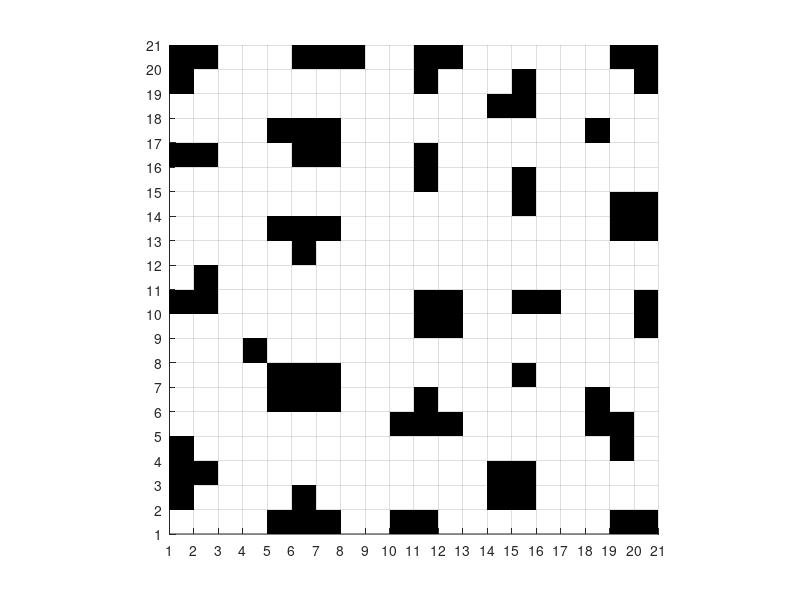

Recreate this plot in MATLAB. (Note: this script raises an error after producing the figure.)
clc;
clear;
close all;
%% -------------------- 1) Map --------------------
gridMap = [
     1 1 0 0 0 1 1 1 0 0 1 1 0 0 0 0 0 0 1 1;
     1 0 0 0 0 0 0 0 0 0 1 0 0 0 1 0 0 0 0 1;
     0 0 0 0 0 0 0 0 0 0 0 0 0 1 1 0 0 0 0 0;
     0 0 0 0 1 1 1 0 0 0 0 0 0 0 0 0 0 1 0 0;
     1 1 0 0 0 1 1 0 0 0 1 0 0 0 0 0 0 0 0 0;
     0 0 0 0 0 0 0 0 0 0 1 0 0 0 1 0 0 0 0 0;
     0 0 0 0 0 0 0 0 0 0 0 0 0 0 1 0 0 0 1 1;
     0 0 0 0 1 1 1 0 0 0 0 0 0 0 0 0 0 0 1 1;
     0 0 0 0 0 1 0 0 0 0 0 0 0 0 0 0 0 0 0 0;
     0 1 0 0 0 0 0 0 0 0 0 0 0 0 0 0 0 0 0 0;
     1 1 0 0 0 0 0 0 0 0 1 1 0 0 1 1 0 0 0 1;
     0 0 0 0 0 0 0 0 0 0 1 1 0 0 0 0 0 0 0 1;
     0 0 0 1 0 0 0 0 0 0 0 0 0 0 0 0 0 0 0 0;
     0 0 0 0 1 1 1 0 0 0 0 0 0 0 1 0 0 0 0 0;
     0 0 0 0 1 1 1 0 0 0 1 0 0 0 0 0 0 1 0 0;
     0 0 0 0 0 0 0 0 0 1 1 1 0 0 0 0 0 1 1 0;
     1 0 0 0 0 0 0 0 0 0 0 0 0 0 0 0 0 0 1 0;
     1 1 0 0 0 0 0 0 0 0 0 0 0 1 1 0 0 0 0 0;
     1 0 0 0 0 1 0 0 0 0 0 0 0 1 1 0 0 0 0 0;
     0 0 0 0 1 1 1 0 0 1 1 0 0 0 0 0 0 0 1 1
];

% gridMap = [
%         0 1 0 0 1 0 0 1 1 0 1 0 1 0 0 0 0 0 0 0;
%         0 1 1 0 0 1 0 0 0 0 0 0 1 1 0 1 1 0 0 0;
%         0 1 0 0 0 0 0 1 0 0 1 0 0 0 0 0 0 0 0 0;
%         0 0 0 0 0 1 1 0 0 0 0 0 0 1 1 0 0 0 1 0;
%         1 1 0 0 0 0 0 1 1 0 0 1 1 1 0 1 0 0 0 0;
%         0 1 0 0 0 1 1 0 0 0 1 0 0 0 0 0 0 1 0 0;
%         0 0 0 0 0 1 0 0 1 0 1 1 0 0 0 0 0 0 0 1;
%         0 0 1 0 0 0 0 0 0 1 1 0 0 0 1 0 0 1 0 0;
%         0 0 0 0 0 0 1 0 0 1 0 0 1 0 0 0 0 0 0 0;
%         0 0 0 0 0 0 0 0 1 0 0 1 0 1 0 0 0 0 0 0;
%         1 0 0 0 0 0 0 0 0 1 0 0 0 0 0 0 0 0 0 0;
%         0 1 0 1 0 0 0 0 1 0 1 0 0 1 1 0 0 0 0 0;
%         0 0 0 0 0 1 0 0 0 0 0 1 0 1 0 0 0 1 0 0;
%         0 0 1 1 0 1 0 1 0 0 0 0 0 0 0 0 0 0 0 0;
%         0 0 1 0 0 0 0 0 1 0 0 1 0 0 1 0 0 0 0 0;
%         0 0 0 0 1 1 0 0 0 1 0 0 0 0 0 0 0 0 0 0;
%         0 0 0 0 1 0 0 0 0 0 0 1 0 0 1 0 0 0 0 0;
%         0 0 0 0 0 0 0 1 1 0 0 0 0 0 0 1 0 0 0 0;
%         0 1 0 0 0 1 0 0 0 1 1 0 0 0 0 0 0 0 0 0;
%         0 0 0 0 0 0 0 0 0 0 0 0 0 0 0 0 0 0 0 0
%     ];

% 用 rot90(MAX0,3)来让显示和矩阵一致，这里保留
gridMap = rot90(gridMap, 3);            %旋转后的矩阵（记住，一切操作都是围绕旋转后的矩阵）
MaxRow = size(gridMap, 1);              %旋转后的矩阵Y轴能取的最大值，用来防止越界 行数，
MaxCol = size(gridMap, 2);              %旋转后的矩阵X轴能取的最大值，用来防止越界 列数，
%% -------------------- 2) Plot map --------------------
figure('Color','w'); hold on; axis equal;
axis([1 MaxRow+1, 1 MaxCol+1]);
set(gca,'XTick',1:1:MaxRow+1,'YTick',1:1:MaxCol+1,'XGrid','on','YGrid','on');
set(gca,'GridLineStyle','-');
set(gca, 'XTickLabelRotation', 0); % 强制 X 轴标签旋转角度为 0（水平）

% 绘制静态地图障碍物
[obs_static_rows, obs_static_cols] = find(gridMap == 1);
for k = 1:length(obs_static_rows)
    fill([obs_static_rows(k), obs_static_rows(k)+1, obs_static_rows(k)+1, obs_static_rows(k)], ...
         [obs_static_cols(k), obs_static_cols(k), obs_static_cols(k)+1, obs_static_cols(k)+1], 'k', 'EdgeColor', 'none');
end
obs_Static = [obs_static_rows, obs_static_cols]; 
%% -------------------- 3) Pick points --------------------
goal = pickPointOnGrid('请使用鼠标左键选择终点 (Goal)', MaxRow, MaxCol);
plot(goal(1)+.5, goal(2)+.5, 'go', 'LineWidth', 2, 'MarkerSize', 8);
text(goal(1)+0.7, goal(2)+0.7, 'End', 'FontSize', 12);

start = pickPointOnGrid('请使用鼠标左键选择起点 (Start)', MaxRow, MaxCol);
plot(start(1)+.5, start(2)+.5, 'b^', 'LineWidth', 2, 'MarkerSize', 8);
text(start(1)+0.7, start(2)+0.7, 'Start', 'FontSize', 12);

% simple check
if isObstacle(start, gridMap) || isObstacle(goal, gridMap)
    errordlg('起点或终点选在障碍物上，请重新运行并选择空白格。');
    return;
end
%% -------------------- 4) Run A* --------------------
% diagRule:
% 0 = 允许穿角
% 1 = 严格禁止穿角（相邻两格任意一个是障碍就禁止对角）
% 2 = 宽松禁止穿角（相邻两格都障碍才禁止对角）

diagRule = 1;
%[Path, distanceX, OPEN_num, ~, run_time] = Astar(gridMap, start, goal, diagRule);
[Path, distanceX, OPEN_num, ~, run_time] = Astar_improved_expand(gridMap, start, goal, diagRule);
%% -------------------- 5) Draw path --------------------
if isempty(Path)
    title(sprintf('No path | OPEN: %d | %.2f ms', OPEN_num, run_time), 'FontSize', 12);
    return;
end

plot(Path(:,1)+.5, Path(:,2)+.5, 'b:', 'LineWidth', 2);
% 改成黑色虚线 (k--)，稍微细一点，这就不会和蓝线混在一起了
%plot(Path(:,1)+.5, Path(:,2)+.5, 'k--', 'LineWidth', 1.5);
fprintf('Length: %.2f | OPEN nodes: %d | Time: %.2f ms | diagRule=%d\n', ...
    distanceX, OPEN_num, run_time, diagRule);
%% -------------------- 6) Moving Obstacle Setup --------------------
% 选择移动障碍物的起点和终点
moveObs_Start = pickPointOnGrid('请选择移动障碍物 起点 (Moving Obs Start)', MaxRow, MaxCol);
plot(moveObs_Start(1)+0.5, moveObs_Start(2)+0.5, 'k^', 'MarkerSize', 10, 'LineWidth', 2);
%text(moveObs_Start(1)+0.7, moveObs_Start(2)+0.7, 'moveObs Start');

moveObs_Goal = pickPointOnGrid('请选择移动障碍物 终点 (Moving Obs Goal)', MaxRow, MaxCol);
plot(moveObs_Goal(1)+0.5, moveObs_Goal(2)+0.5, 'ko', 'MarkerSize', 10, 'LineWidth', 2);
%text(moveObs_Goal(1)+0.7, moveObs_Goal(2)+0.7, 'moveObs Goal');

% 规划移动障碍物的路径 (复用已经写好的 Astar)
[path_MoveObs, ~, ~, ~, ~] = Astar_improved(gridMap, moveObs_Start, moveObs_Goal, diagRule);

if ~isempty(path_MoveObs)
    % 生成插值轨迹 (模拟移动)
    % v_obsmove: 每个仿真步长(dt=0.1s)移动的距离
    % 如果设为 0.05，代表速度是 0.5 m/s (假设 dt=0.1)
    v_obsmove = 0.05; 
    
    % 调用生成轨迹函数  moveobs_trajectory 是一个 Nx2 的矩阵，包含密集的轨迹点
    moveobs_trajectory = Line_obsMove(path_MoveObs, v_obsmove);
    
    % 绘制移动障碍物的轨迹 (红色细线)
    plot(moveobs_trajectory(:,1)+0.5, moveobs_trajectory(:,2)+0.5, 'r-', 'LineWidth', 1);
    disp('移动障碍物路径生成完毕。');
else
    moveobs_trajectory = [];
    disp('移动障碍物无法到达目标点！');
end
%% -------------------- 7) Unknown Static Obstacles Setup --------------------
% 设置未知静态障碍物 (模拟 DWA 局部避障能力)
% 这些障碍物不在 GridMap 中，A* 不知道它们，DWA 需要临时避开
uiwait(msgbox('请在地图上 点击左键 添加未知障碍物，点击右键 结束添加。', '添加未知障碍物'), 2);
Obs_Unknown = []; % 存储未知障碍物坐标 [x, y]
but = 1;
while but == 1
    [xval, yval, but] = ginput(1);
    if but == 1
        xval = floor(xval);
        yval = floor(yval);
        
        % 限制在地图范围内
        if xval>=1 && xval<=MaxRow && yval>=1 && yval<=MaxCol
            % 绘制灰色方块
            fill([xval, xval+1, xval+1, xval], [yval, yval, yval+1, yval+1], ...
                 [0.5 0.5 0.5], 'EdgeColor', 'k'); 
            % 加入列表
            Obs_Unknown = [Obs_Unknown; xval, yval]; 
        end
    end
end
disp(['添加了 ', num2str(size(Obs_Unknown, 1)), ' 个未知障碍物。']);
%% -------------------- 8) DWA Setup --------------------
%初始化参数
global dt; 
dt = 0.1;
% 运动学模型  [最高速度m/s, 最高旋转速度rad/s(输入是°), 加速度m/ss, 旋转加速度rad/ss, 速度分辨率m/s, 转速分辨率rad/s]  
Kinematic=[1.0,toRadian(20.0),0.2,toRadian(10.0),0.01,toRadian(1)];  
% 评价函数参数 [heading,dist,velocity,predictDT]  
evalParam = [0.05, 0.2, 0.1, 3.0]; 

global GRIDMAP_FOR_LG;
GRIDMAP_FOR_LG = gridMap;
clear LocalGoal_Strategy;   % 重置 persistent（每次仿真前建议清一下）
% 直接调用上面的函数，传入 main 里的变量
Final_Path=DWA_Fusion(gridMap,obs_Static,Obs_Unknown,moveobs_trajectory,Path,start,goal,Kinematic,evalParam);
%Final_Path=DWA_improvedFusion(gridMap,obs_Static,Obs_Unknown,moveobs_trajectory,Path,start,goal,Kinematic,evalParam);
%% ==================== helper functions ====================
function p = pickPointOnGrid(promptStr, MaxRow, MaxCol)
    uiwait(msgbox(promptStr, '提示'), 2);
    but = 0;
    while but ~= 1
        [xval, yval, but] = ginput(1);
    end
    xval = floor(xval);
    yval = floor(yval);

    % clamp to valid range
    xval = max(1, min(MaxRow, xval)); % 注意：x 对应行数所以要小等于 MaxRow
    yval = max(1, min(MaxCol, yval)); %       y 对应列数所以要小等于 MaxCol
    p = [xval, yval];
end

function tf = isObstacle(p, gridMap)
    tf = (gridMap(p(1), p(2)) == 1);
end

function radian = toRadian(degree)    
    radian = degree/180*pi;  
end
  
